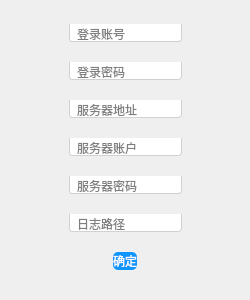
<?xml version="1.0" encoding="UTF-8"?>
<ui version="4.0">
 <class>RegisterWindow</class>
 <widget class="QWidget" name="RegisterWindow">
  <property name="geometry">
   <rect>
    <x>0</x>
    <y>0</y>
    <width>250</width>
    <height>300</height>
   </rect>
  </property>
  <property name="minimumSize">
   <size>
    <width>250</width>
    <height>300</height>
   </size>
  </property>
  <property name="maximumSize">
   <size>
    <width>250</width>
    <height>300</height>
   </size>
  </property>
  <property name="windowTitle">
   <string>注册</string>
  </property>
  <property name="styleSheet">
   <string notr="true">QLineEdit
{
    background:white;
    padding-left:5px ;
    padding-top:1px ;
    border-bottom-left-radius:3px;
    border-bottom-right-radius:3px;
    border: 1px solid rgb(209 , 209 , 209);
    border-top:transparent;
}</string>
  </property>
  <layout class="QVBoxLayout" name="verticalLayout">
   <item>
    <layout class="QHBoxLayout" name="horizontalLayout">
     <item>
      <spacer name="horizontalSpacer_2">
       <property name="orientation">
        <enum>Qt::Horizontal</enum>
       </property>
       <property name="sizeHint" stdset="0">
        <size>
         <width>40</width>
         <height>20</height>
        </size>
       </property>
      </spacer>
     </item>
     <item>
      <widget class="QLineEdit" name="uname">
       <property name="placeholderText">
        <string>登录账号</string>
       </property>
      </widget>
     </item>
     <item>
      <spacer name="horizontalSpacer">
       <property name="orientation">
        <enum>Qt::Horizontal</enum>
       </property>
       <property name="sizeHint" stdset="0">
        <size>
         <width>40</width>
         <height>20</height>
        </size>
       </property>
      </spacer>
     </item>
    </layout>
   </item>
   <item>
    <layout class="QHBoxLayout" name="horizontalLayout_2">
     <item>
      <spacer name="horizontalSpacer_3">
       <property name="orientation">
        <enum>Qt::Horizontal</enum>
       </property>
       <property name="sizeHint" stdset="0">
        <size>
         <width>40</width>
         <height>20</height>
        </size>
       </property>
      </spacer>
     </item>
     <item>
      <widget class="QLineEdit" name="pwd">
       <property name="echoMode">
        <enum>QLineEdit::Password</enum>
       </property>
       <property name="placeholderText">
        <string>登录密码</string>
       </property>
      </widget>
     </item>
     <item>
      <spacer name="horizontalSpacer_4">
       <property name="orientation">
        <enum>Qt::Horizontal</enum>
       </property>
       <property name="sizeHint" stdset="0">
        <size>
         <width>40</width>
         <height>20</height>
        </size>
       </property>
      </spacer>
     </item>
    </layout>
   </item>
   <item>
    <layout class="QHBoxLayout" name="horizontalLayout_3">
     <item>
      <spacer name="horizontalSpacer_5">
       <property name="orientation">
        <enum>Qt::Horizontal</enum>
       </property>
       <property name="sizeHint" stdset="0">
        <size>
         <width>40</width>
         <height>20</height>
        </size>
       </property>
      </spacer>
     </item>
     <item>
      <widget class="QLineEdit" name="ip">
       <property name="placeholderText">
        <string>服务器地址</string>
       </property>
      </widget>
     </item>
     <item>
      <spacer name="horizontalSpacer_6">
       <property name="orientation">
        <enum>Qt::Horizontal</enum>
       </property>
       <property name="sizeHint" stdset="0">
        <size>
         <width>40</width>
         <height>20</height>
        </size>
       </property>
      </spacer>
     </item>
    </layout>
   </item>
   <item>
    <layout class="QHBoxLayout" name="horizontalLayout_4">
     <item>
      <spacer name="horizontalSpacer_7">
       <property name="orientation">
        <enum>Qt::Horizontal</enum>
       </property>
       <property name="sizeHint" stdset="0">
        <size>
         <width>40</width>
         <height>20</height>
        </size>
       </property>
      </spacer>
     </item>
     <item>
      <widget class="QLineEdit" name="suser">
       <property name="placeholderText">
        <string>服务器账户</string>
       </property>
      </widget>
     </item>
     <item>
      <spacer name="horizontalSpacer_8">
       <property name="orientation">
        <enum>Qt::Horizontal</enum>
       </property>
       <property name="sizeHint" stdset="0">
        <size>
         <width>40</width>
         <height>20</height>
        </size>
       </property>
      </spacer>
     </item>
    </layout>
   </item>
   <item>
    <layout class="QHBoxLayout" name="horizontalLayout_5">
     <item>
      <spacer name="horizontalSpacer_9">
       <property name="orientation">
        <enum>Qt::Horizontal</enum>
       </property>
       <property name="sizeHint" stdset="0">
        <size>
         <width>40</width>
         <height>20</height>
        </size>
       </property>
      </spacer>
     </item>
     <item>
      <widget class="QLineEdit" name="spwd">
       <property name="echoMode">
        <enum>QLineEdit::Password</enum>
       </property>
       <property name="placeholderText">
        <string>服务器密码</string>
       </property>
      </widget>
     </item>
     <item>
      <spacer name="horizontalSpacer_10">
       <property name="orientation">
        <enum>Qt::Horizontal</enum>
       </property>
       <property name="sizeHint" stdset="0">
        <size>
         <width>40</width>
         <height>20</height>
        </size>
       </property>
      </spacer>
     </item>
    </layout>
   </item>
   <item>
    <layout class="QHBoxLayout" name="horizontalLayout_6">
     <item>
      <spacer name="horizontalSpacer_11">
       <property name="orientation">
        <enum>Qt::Horizontal</enum>
       </property>
       <property name="sizeHint" stdset="0">
        <size>
         <width>40</width>
         <height>20</height>
        </size>
       </property>
      </spacer>
     </item>
     <item>
      <widget class="QLineEdit" name="path">
       <property name="placeholderText">
        <string>日志路径</string>
       </property>
      </widget>
     </item>
     <item>
      <spacer name="horizontalSpacer_12">
       <property name="orientation">
        <enum>Qt::Horizontal</enum>
       </property>
       <property name="sizeHint" stdset="0">
        <size>
         <width>40</width>
         <height>20</height>
        </size>
       </property>
      </spacer>
     </item>
    </layout>
   </item>
   <item>
    <layout class="QHBoxLayout" name="horizontalLayout_7">
     <item>
      <spacer name="horizontalSpacer_13">
       <property name="orientation">
        <enum>Qt::Horizontal</enum>
       </property>
       <property name="sizeHint" stdset="0">
        <size>
         <width>40</width>
         <height>20</height>
        </size>
       </property>
      </spacer>
     </item>
     <item>
      <widget class="QPushButton" name="pushButton">
       <property name="sizePolicy">
        <sizepolicy hsizetype="Minimum" vsizetype="Fixed">
         <horstretch>0</horstretch>
         <verstretch>0</verstretch>
        </sizepolicy>
       </property>
       <property name="styleSheet">
        <string notr="true"> color:white;
 background-color:rgb(14 , 150 , 254);
 border-radius:5px;</string>
       </property>
       <property name="text">
        <string>确定</string>
       </property>
       <property name="iconSize">
        <size>
         <width>16</width>
         <height>16</height>
        </size>
       </property>
      </widget>
     </item>
     <item>
      <spacer name="horizontalSpacer_14">
       <property name="orientation">
        <enum>Qt::Horizontal</enum>
       </property>
       <property name="sizeHint" stdset="0">
        <size>
         <width>40</width>
         <height>20</height>
        </size>
       </property>
      </spacer>
     </item>
    </layout>
   </item>
  </layout>
 </widget>
 <resources/>
 <connections/>
</ui>
